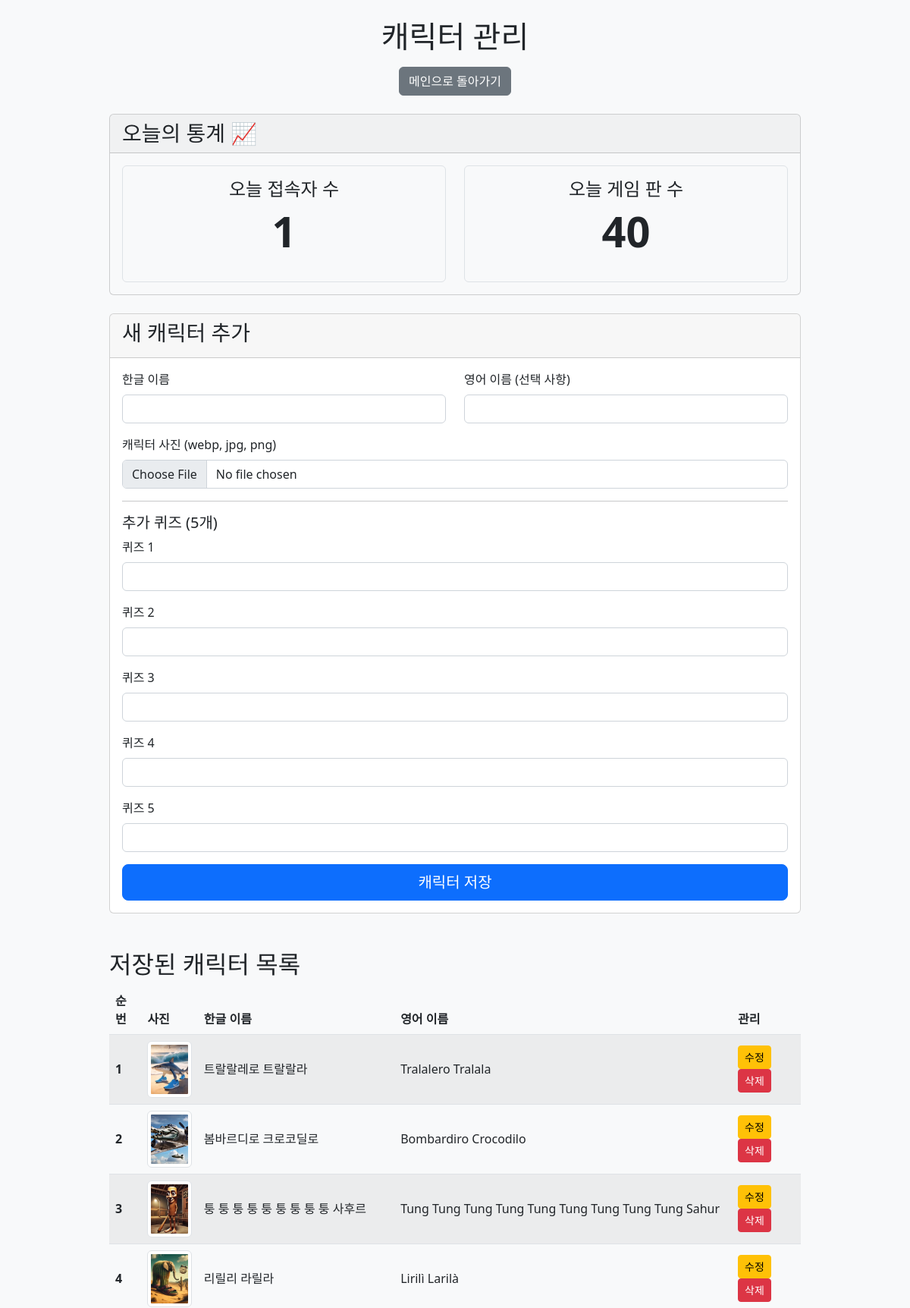
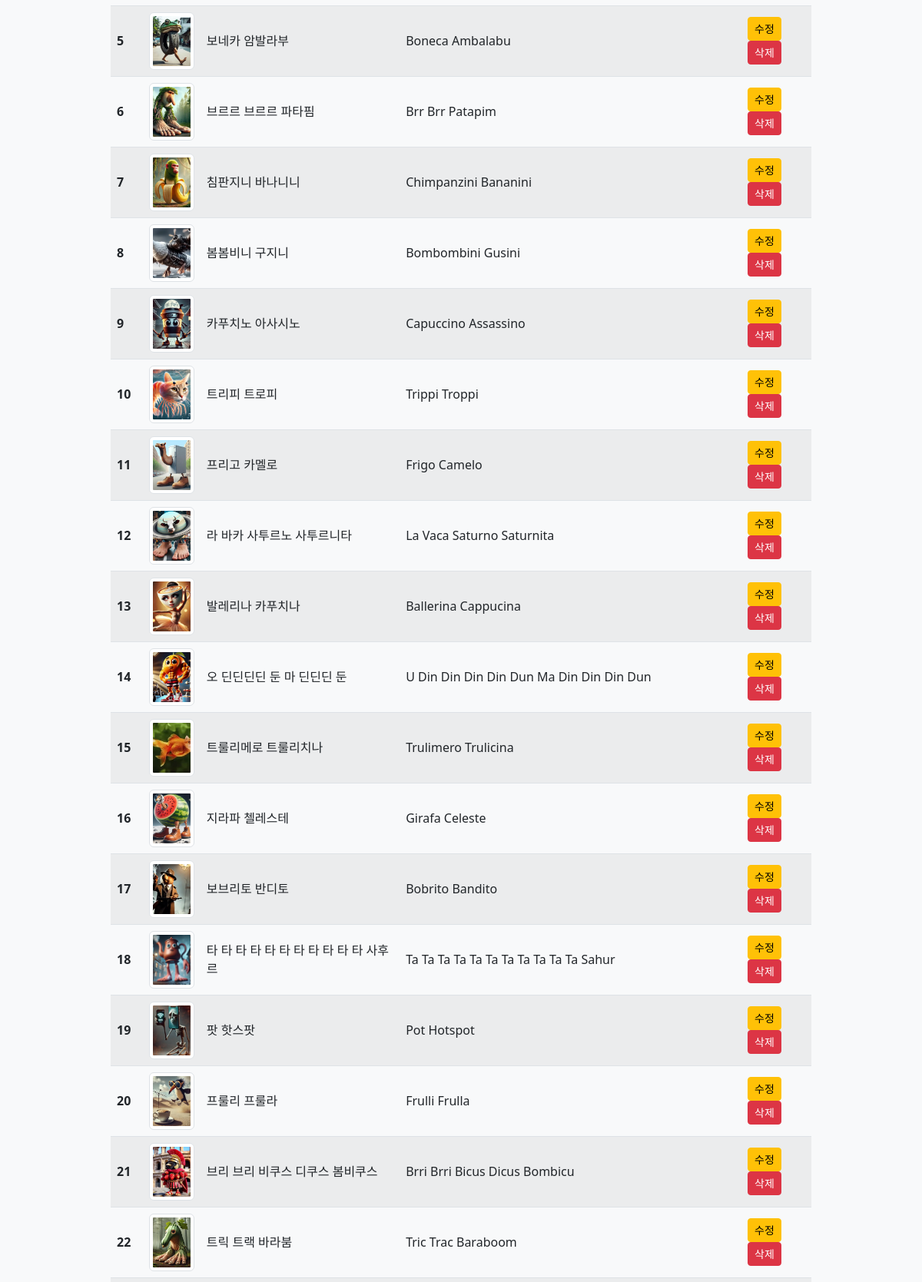
The page /admin (upper part) on the database its author committed (2 pictures, top to bottom).
### app.py (models this page shows, shortened)
class Character(db.Model):
    id = db.Column(db.Integer, primary_key=True)
    name_ko = db.Column(db.String(100), nullable=False, unique=True)
    name_en = db.Column(db.String(100), nullable=True)
    image_file = db.Column(db.String(100), nullable=False)
    question1 = db.Column(db.String(200), nullable=True)
    question2 = db.Column(db.String(200), nullable=True)
    question3 = db.Column(db.String(200), nullable=True)
    question4 = db.Column(db.String(200), nullable=True)
    question5 = db.Column(db.String(200), nullable=True)

### app.py (the view, shortened to what this page needs)
@app.route('/admin', methods=['GET', 'POST'])
def admin():
    characters = Character.query.order_by(Character.id).all()
    today = date.today()
    today_visitors = VisitorLog.query.filter_by(visit_date=today).count()
    today_games = db.session.query(GameLog).filter(db.func.date(GameLog.timestamp) == today).count()
    return render_template('admin.html', characters=characters, today_visitors=today_visitors, today_games=today_games)

### app.py (called while the page is built)
@app.after_request
def add_header(response):
    response.headers['Cache-Control'] = 'no-cache, no-store, must-revalidate'
    response.headers['Pragma'] = 'no-cache'
    response.headers['Expires'] = '0'
    return response

### templates/admin.html (shortened to what this page needs)
{% extends "layout.html" %}
{% block content %}
<div class="container">
    <div class="text-center my-4">
        <h1>캐릭터 관리</h1>
        <a href="/" class="btn btn-secondary mt-2">메인으로 돌아가기</a>
    </div>
    <div class="card mb-4 bg-light">
        <div class="card-header">
            <h3 class="mb-0">오늘의 통계 📈</h3>
        </div>
        <div class="card-body">
            <div class="row text-center">
                <div class="col-md-6">
                    <div class="stat-box p-3 border rounded">
                        <h4>오늘 접속자 수</h4>
                        <p class="display-4 fw-bold">{{ today_visitors }}</p>
                    </div>
                </div>
                <div class="col-md-6">
                    <div class="stat-box p-3 border rounded">
                        <h4>오늘 게임 판 수</h4>
                        <p class="display-4 fw-bold">{{ today_games }}</p>
                    </div>
                </div>
            </div>
        </div>
    </div>
    <div class="card mb-5">
        <div class="card-header">
            <h3>새 캐릭터 추가</h3>
        </div>
        <div class="card-body">
            <form method="POST" enctype="multipart/form-data">
                <div class="row">
                    <div class="col-md-6 mb-3">
                        <label for="name_ko" class="form-label">한글 이름</label>
                        <input type="text" class="form-control" id="name_ko" name="name_ko" required>
                    </div>
                    <div class="col-md-6 mb-3">
                        <label for="name_en" class="form-label">영어 이름 (선택 사항)</label>
                        <input type="text" class="form-control" id="name_en" name="name_en">
                    </div>
                </div>
                <div class="mb-3">
                    <label for="image" class="form-label">캐릭터 사진 (webp, jpg, png)</label>
                    <input type="file" class="form-control" id="image" name="image" accept=".png,.jpg,.jpeg,.webp" required onchange="previewImage(event)">
                </div>
                <hr>
                <h5>추가 퀴즈 (5개)</h5>
                {% for i in range(1, 6) %}
                <div class="mb-3">
                    <label for="question{{i}}" class="form-label">퀴즈 {{i}}</label>
                    <input type="text" class="form-control" id="question{{i}}" name="question{{i}}">
                </div>
                {% endfor %}
                <div class="d-grid">
                    <button type="submit" class="btn btn-primary btn-lg">캐릭터 저장</button>
                </div>
            </form>
        </div>
    </div>
    <h2>저장된 캐릭터 목록</h2>
    <div class="table-responsive">
        <table class="table table-striped table-hover align-middle">
            <thead>
                <tr>
                    <th scope="col">순번</th>
                    <th scope="col">사진</th>
                    <th scope="col">한글 이름</th>
                    <th scope="col">영어 이름</th>
                    <th scope="col">관리</th>
                </tr>
            </thead>
            <tbody>
                {% for character in characters %}
                <tr>
                    <th scope="row">{{ character.id }}</th>
                    <td>
                        <img src="{{ url_for('static', filename='uploads/' + character.image_file) }}" class="img-thumbnail" style="width: 75px; height: 75px; object-fit: cover;">
                    </td>
                    <td>{{ character.name_ko }}</td>
                    <td>{{ character.name_en }}</td>
                    <td>
                        <a href="{{ url_for('edit_character', id=character.id) }}" class="btn btn-sm btn-warning">수정</a>
                        <a href="{{ url_for('delete_character', id=character.id) }}" class="btn btn-sm btn-danger" onclick="return confirm('정말로 이 캐릭터를 삭제하시겠습니까?')">삭제</a>
                    </td>
                </tr>
                {% else %}
                <tr>
                    <td colspan="5" class="text-center">저장된 캐릭터가 없습니다.</td>
                </tr>
                {% endfor %}
            </tbody>
        </table>
    </div>
</div>
{% endblock %}

### templates/layout.html (style rules this page uses)
body { background-color: #f8f9fa; }
.container { max-width: 960px; }

### rows shown on the page
Character: id "1", image_file (picture), name_ko "트랄랄레로 트랄랄라", name_en "Tralalero Tralala"
Character: id "2", image_file (picture), name_ko "봄바르디로 크로코딜로", name_en "Bombardiro Crocodilo"
Character: id "3", image_file (picture), name_ko "퉁 퉁 퉁 퉁 퉁 퉁 퉁 퉁 퉁 사후르", name_en "Tung Tung Tung Tung Tung Tung Tung Tung Tung Sahur"
Character: id "4", image_file (picture), name_ko "리릴리 라릴라", name_en "Lirilì Larilà"
Character: id "5", image_file (picture), name_ko "보네카 암발라부", name_en "Boneca Ambalabu"
Character: id "6", image_file (picture), name_ko "브르르 브르르 파타핌", name_en "Brr Brr Patapim"
Character: id "7", image_file (picture), name_ko "침판지니 바나니니", name_en "Chimpanzini Bananini"
Character: id "8", image_file (picture), name_ko "봄봄비니 구지니", name_en "Bombombini Gusini"
Character: id "9", image_file (picture), name_ko "카푸치노 아사시노", name_en "Capuccino Assassino"
Character: id "10", image_file (picture), name_ko "트리피 트로피", name_en "Trippi Troppi"
Character: id "11", image_file (picture), name_ko "프리고 카멜로", name_en "Frigo Camelo"
Character: id "12", image_file (picture), name_ko "라 바카 사투르노 사투르니타", name_en "La Vaca Saturno Saturnita"
Character: id "13", image_file (picture), name_ko "발레리나 카푸치나", name_en "Ballerina Cappucina"
Character: id "14", image_file (picture), name_ko "오 딘딘딘딘 둔 마 딘딘딘 둔", name_en "U Din Din Din Din Dun Ma Din Din Din Dun"
Character: id "15", image_file (picture), name_ko "트룰리메로 트룰리치나", name_en "Trulimero Trulicina"
Character: id "16", image_file (picture), name_ko "지라파 첼레스테", name_en "Girafa Celeste"
Character: id "17", image_file (picture), name_ko "보브리토 반디토", name_en "Bobrito Bandito"
Character: id "18", image_file (picture), name_ko "타 타 타 타 타 타 타 타 타 타 타 사후르", name_en "Ta Ta Ta Ta Ta Ta Ta Ta Ta Ta Ta Sahur"
Character: id "19", image_file (picture), name_ko "팟 핫스팟", name_en "Pot Hotspot"
Character: id "20", image_file (picture), name_ko "프룰리 프룰라", name_en "Frulli Frulla"
Character: id "21", image_file (picture), name_ko "브리 브리 비쿠스 디쿠스 봄비쿠스", name_en "Brri Brri Bicus Dicus Bombicu"
Character: id "22", image_file (picture), name_ko "트릭 트랙 바라붐", name_en "Tric Trac Baraboom"

### other values the page prints
{{ today_visitors }} "1"
{{ today_games }} "40"
{{ i }} "1" "2" "3" "4" "5"
